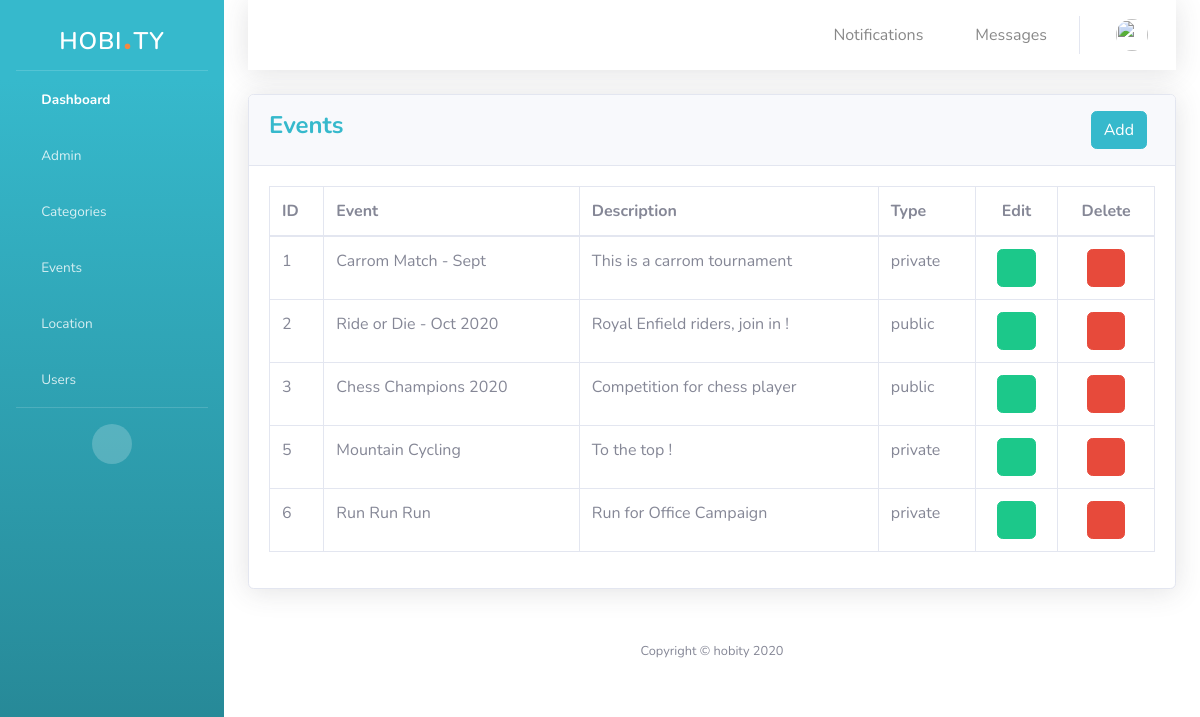
Screenshot of /events.php with the database file from the repository.
### tables this page shows
CREATE TABLE `events` (
  `id` int(11) NOT NULL,
  `eventname` varchar(100) NOT NULL,
  `eventdescription` varchar(100) NOT NULL,
  `eventtype` varchar(10) NOT NULL
);

### events.php (the view, shortened to what this page needs)
<?php
include('security.php');
include('includes/header.php');
include('includes/sidebar.php');
?>
<div class="container-fluid">
  <?php
  include('includes/topbar.php');
  ?>
  <div class="card shadow mb-4">
    <div class="card-header py-3">
      <h4 class="m-0 font-weight-bold text-info">Events
      <button type="button" class="btn btn-info mx-2 float-right" data-toggle="modal" data-target="#eventmodal">
       Add
      </button>
    </div>
    <div class="card-body">
      <div class="table-responsive">
      <?php
      $query = "SELECT * FROM events";
      $query_run = mysqli_query($connection, $query);
      if(mysqli_num_rows($query_run) > 0)
      {
        ?>
        <table class="table table-bordered" id="dataTable" width="100%" cellspacing="0">
          <thead>
            <tr>
              <th>ID</th>
              <th>Event</th>
              <th>Description</th>
              <th>Type</th>
              <th class="text-center">Edit</th>
              <th class="text-center">Delete</th>
            </tr>
          </thead>
          <tbody>
          <?php
            while($row = mysqli_fetch_assoc($query_run))
            {
          ?>
            <tr>
              <td><?php echo $row['id']; ?></td>
              <td><?php echo $row['eventname']; ?></td>
              <td><?php echo $row['eventdescription']; ?></td>
              <td><?php echo $row['eventtype']; ?></td>
              <td class="text-center">
                <form action="events_edit.php" method="post">
                  <button type="submit" class="btn btn-success" name="event_edit_btn"><i class="fas fa-edit"></i></button>
                </form>
              </td>
              <td class="text-center">
                  <button type="button" class="btn btn-danger event_del_btn"><i class="fas fa-trash-alt"></i></button>
              </td>
            </tr>
            <?php
              }
            ?>
          </tbody>
        </table>
        <?php
          }
          else
          {
            echo "No Record Found !";
          }
        ?>
      </div>
    </div>
  </div>
<?php
  include('includes/footer.php');
?>

### rows the page displays
events: id "1", eventname "Carrom Match - Sept", eventdescription "This is a carrom tournament", eventtype "private"
events: id "2", eventname "Ride or Die - Oct 2020", eventdescription "Royal Enfield riders, join in !", eventtype "public"
events: id "3", eventname "Chess Champions 2020", eventdescription "Competition for chess player", eventtype "public"
events: id "5", eventname "Mountain Cycling", eventdescription "To the top !", eventtype "private"
events: id "6", eventname "Run Run Run", eventdescription "Run for Office Campaign", eventtype "private"
